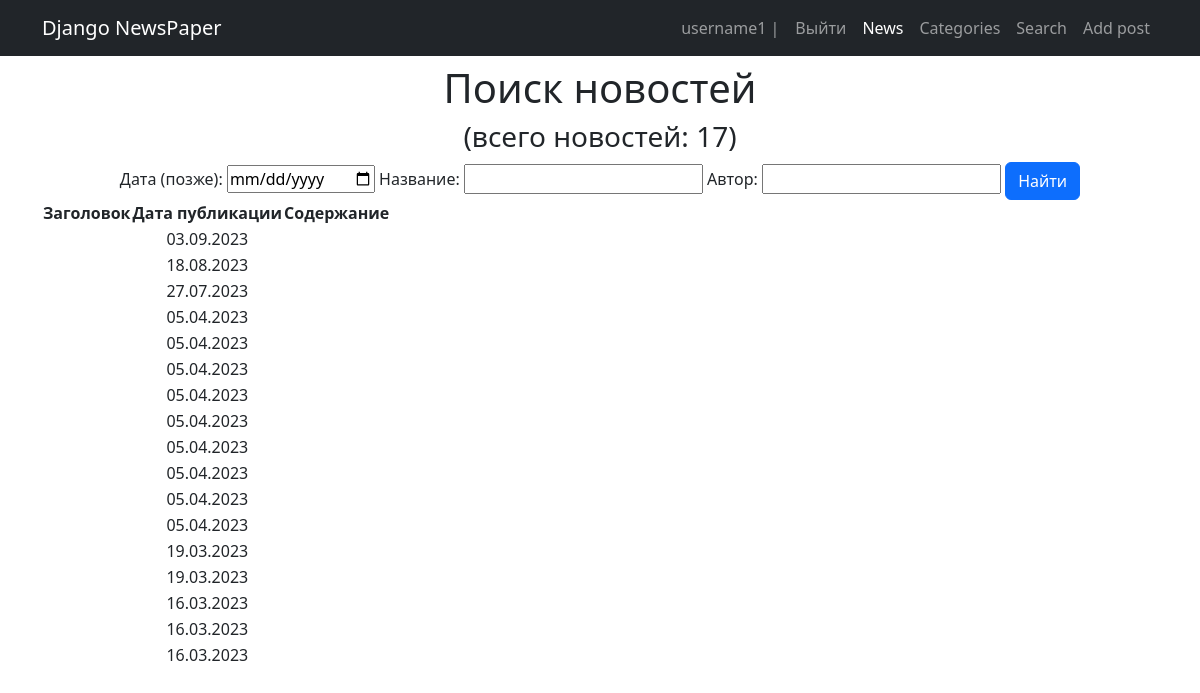
/news/search/ (signed in), run on the app's committed database.
### news/models.py (models this page shows, shortened)
class Post(models.Model):
    ARTICLE = 'AR'
    NEWS = 'NW'
    POST_TYPE = [
        (ARTICLE, 'Статья'),
        (NEWS, 'Новость')
        ]
    author = models.ForeignKey(Author, on_delete=models.CASCADE, verbose_name='Автор')
    categoryType = models.CharField(max_length=2, choices=POST_TYPE, default=ARTICLE, verbose_name='Тип')
    dateCreation = models.DateTimeField(auto_now_add=True, verbose_name='Дата создания')
    postCategory = models.ManyToManyField(Category, through='PostCategory', verbose_name='Категория')
    title = models.CharField(max_length=128, verbose_name='Заголовок')
    text = models.TextField(verbose_name='Текст')
    rating = models.SmallIntegerField(default=0, verbose_name='Рейтинг')
    def get_absolute_url(self):
        return reverse('post_detail', kwargs={'pk' : self.pk})

### news/views.py (the view)
# urls.py: path('search/', PostSearch.as_view(), name='search'),
class PostSearch(ListView):
    model = Post
    template_name = 'post_search.html'
    context_object_name = 'posts'
    ordering = ['-dateCreation']
    def get_context_data(self, **kwargs):
        context = super().get_context_data(**kwargs)
        context['filter'] = PostFilter(self.request.GET, queryset=self.get_queryset())
        return context

### news/templatetags/custom_filters.py (called while the page is built)
@register.filter(name='censor')
def censor(value):
    censored = profanity.censor(value, '$')
    return censored

### templates/post_search.html (shortened to what this page needs)
{% extends 'default.html' %}
{% load custom_filters %}
{% block content %}
<h1>Поиск новостей</h1>
<h3>(всего новостей: {{ posts|length }})</h3>
<form method='GET'>
    {{ filter.form }}
    <input class="btn btn-primary" type='submit' value='Найти'>
</form>
<table>
    <thead>
        <th>
            Заголовок
        </th>
        <th>
            Дата публикации
        </th>
        <th>
            Содержание
        </th>
    </thead>
    {% for post in filter.qs %}
        <tr>
            <td>
            </td>
            <td>
                {{ post.dateCreation|date:'d.m.Y' }}
            </td>
            <td>
            </td>
        </tr>
    {% endfor %}
{% endblock content %}

### templates/default.html (shortened to what this page needs)
{% load static %}
<!DOCTYPE html>
<html lang="en">
<head>
    <link href="https://cdn.jsdelivr.net/npm/bootstrap@5.3.0-alpha1/dist/css/bootstrap.min.css" rel="stylesheet"
>
</head>
<body>
    <nav class="navbar navbar-expand-lg navbar-dark bg-dark">
        <div class="container">
            <a class="navbar-brand" href="{% url 'news' %}">Django NewsPaper</a>
            <div class="collapse navbar-collapse" id="navbarSupportedContent">
                <ul class="navbar-nav ms-auto mb-2 mb-lg-0">
                    {% if request.user.is_authenticated %}
                    <li class="nav-item"><a class="nav-link" href="{% url 'index' %}">{{user.username}} |</a></li>
                    <li class="nav-item"><a class="nav-link" href="{% url 'account_logout' %}">Выйти</a></li>
                    {% else %}
                    <li class="nav-item"><a class="nav-link" href="{% url 'account_signup' %}">Sign Up</a> | </li>
                    <li class="nav-item"></li><a class="nav-link" href="{% url 'account_login' %}">Sign In</a></li>
                    {% endif %}
                    <li class="nav-item"><a class="nav-link active" aria-current="page" href="{% url 'news' %}">News</a></li>
                    <li class="nav-item"><a class="nav-link" href="{% url 'categories' %}">Categories</a></li>
                    <li class="nav-item"><a class="nav-link" href="{% url 'search' %}">Search</a></li>
                    <li class="nav-item"><a class="nav-link" href="{% url 'post_create' %}">Add post</a></li>
                </ul>
            </div>
        </div>
    </nav>
    <div class="container">
        <div class="text-center mt-2">
            {% block content %}{% endblock content %}
        </div>
    </div>
</body>
</html>

### data on the page
Post: dateCreation "03.09.2023"
Post: dateCreation "18.08.2023"
Post: dateCreation "27.07.2023"
Post: dateCreation "05.04.2023"
Post: dateCreation "05.04.2023"
Post: dateCreation "05.04.2023"
Post: dateCreation "05.04.2023"
Post: dateCreation "05.04.2023"
Post: dateCreation "05.04.2023"
Post: dateCreation "05.04.2023"
Post: dateCreation "05.04.2023"
Post: dateCreation "05.04.2023"
Post: dateCreation "19.03.2023"
Post: dateCreation "19.03.2023"
Post: dateCreation "16.03.2023"
Post: dateCreation "16.03.2023"
Post: dateCreation "16.03.2023"

### other printed values
{{ user.username }} "username1"
{{ posts|length }} "17"
